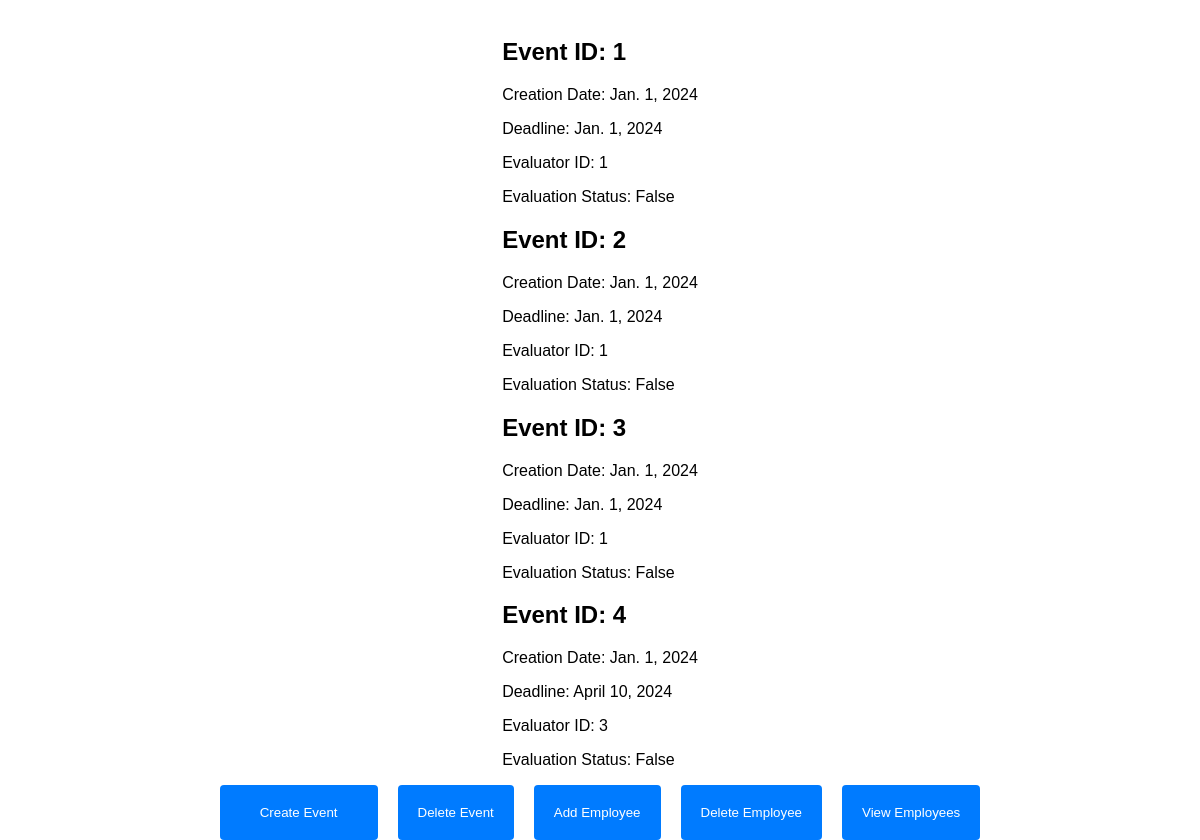
The page /dashboard_admin on the database its author committed.
### evals/models.py (models this page shows, shortened)
class Eventos(models.Model):
	creation_date = models.DateField()
	deadline = models.DateField()
	evaluator_id = models.ForeignKey(Colaboradores, on_delete=models.CASCADE)
	evaluation_status = models.BooleanField(default=False)

class Colaboradores(models.Model):
	nickname = models.CharField(max_length=200)
	name = models.CharField(max_length=100)
	last_name = models.CharField(max_length=100)
	department = models.CharField(max_length=100)
	function = models.CharField(max_length=100)
	admission_date = models.DateField()
	functional_group = models.CharField(max_length=100)

### evals/views.py (the view)
# urls.py: path('dashboard_admin', views.dashboard_admin, name='dashboard_admin'),
def dashboard_admin(request):
    eventos = Eventos.objects.all()
    return render(request, "evals/dashboard_admin.html", {'eventos': eventos})

### evals/templates/evals/dashboard_admin.html (shortened to what this page needs)
{% load static %}
<!DOCTYPE html>
<html>
<head>
    <link rel="stylesheet" type="text/css" href="{% static 'evals/admin.css' %}">
</head>
</head>
<body>
		<div class="dashboard">
		{% for evento in eventos %}
		<div class="box">
			<h2 href="">Event ID: {{ evento.id }}</h2>
			<p>Creation Date: {{ evento.creation_date }}</p>
			<p>Deadline: {{ evento.deadline }}</p>
			<p>Evaluator ID: {{ evento.evaluator_id.id }}</p>
			<p>Evaluation Status: {{ evento.evaluation_status }}</p>
		</div>
		{% endfor %}
		</div>
	<div id="buttons">
		<button><a href="http://127.0.0.1:8000/dashboard_add_new_eval" class="btn">Create Event</a></button>
		<button>Delete Event</button>
		<button><a href="http://127.0.0.1:8000/dashboard_add_collaborator"></a>Add Employee</button>
		<button>Delete Employee</button>
		<button><a href="http://127.0.0.1:8000/dashboard_users_list"></a>View Employees</button>
	</div>
</body>
</html>

### evals/static/evals/admin.css (style rules this page uses)
body { display: flex; flex-direction: column; align-items: center; justify-content: center; height: 100vh; margin: 0; padding: 0; font-family: Arial, sans-serif; }
.btn { display: inline-block; padding: 10px 20px; color: white; background-color: #007BFF; border: none; text-decoration: none; }
#buttons { display: flex; justify-content: center; }
#buttons button { margin: 0 10px; padding: 10px 20px; background-color: #007bff; color: #fff; border: none; border-radius: 4px; cursor: pointer; }

### rows shown on the page
Eventos: id "1", creation_date "Jan. 1, 2024", deadline "Jan. 1, 2024", evaluator_id.id "1", evaluation_status "False"
Eventos: id "2", creation_date "Jan. 1, 2024", deadline "Jan. 1, 2024", evaluator_id.id "1", evaluation_status "False"
Eventos: id "3", creation_date "Jan. 1, 2024", deadline "Jan. 1, 2024", evaluator_id.id "1", evaluation_status "False"
Eventos: id "4", creation_date "Jan. 1, 2024", deadline "April 10, 2024", evaluator_id.id "3", evaluation_status "False"
